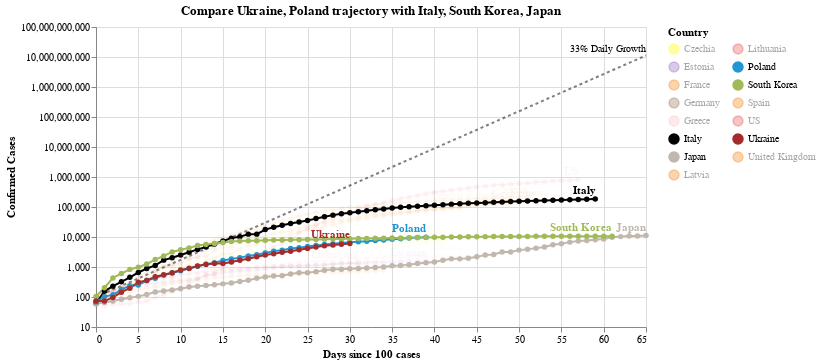

Notebook code cell kept with this figure:
### Code cell
#hide_input
chart2 = make_since_chart(['Ukraine', 'Poland'])
chart2

### Figure 1 — Vega-Lite specification as saved in the notebook (floating-point values rounded to 4 significant figures; data arrays with more than 128 entries replaced by an {"elided": "..."} marker saying what was removed)
{"config": {"view": {"continuousWidth": 400, "continuousHeight": 300}}, "layer": [{"mark": {"type": "line", "color": "black", "opacity": 0.5, "strokeDash": [3, 3]}, "encoding": {"x": {"type": "quantitative", "field": "Days since 100 cases"}, "y": {"type": "quantitative", "field": "Confirmed Cases"}}}, {"mark": {"type": "text", "align": "right", "dy": -6, "fontSize": 10, "text": "33% Daily Growth"}, "encoding": {"x": {"type": "quantitative", "field": "Days since 100 cases"}, "y": {"type": "quantitative", "field": "Confirmed Cases"}}, "transform": [{"filter": "(datum['Days since 100 cases'] >= 65)"}]}, {"data": {"name": "data-7528f0fd605737c8c22ed440105fd652"}, "mark": {"type": "line", "point": true}, "encoding": {"color": {"type": "nominal", "field": "Country", "legend": {"columns": 2}, "scale": {"domain": ["Czechia", "Estonia", "France", "Germany", "Greece", "Italy", "Japan", "Latvia", "Lithuania", "Poland", "South Korea", "Spain", "US", "Ukraine", "United Kingdom"], "range": ["yellow", "#9467bd", "#F58518", "#9D755D", "pink", "black", "#C1B7AD", "#F58518", "#E45756", "#2495D3", "#A1BA59", "#F58518", "#E45756", "brown", "#F58518"]}}, "opacity": {"condition": {"value": 1, "selection": "selector003"}, "value": 0.05}, "tooltip": [{"type": "nominal", "field": "Country"}, {"type": "temporal", "field": "Date"}, {"type": "quantitative", "field": "Confirmed Cases"}, {"type": "quantitative", "field": "Days since 100 cases"}], "x": {"type": "quantitative", "field": "Days since 100 cases"}, "y": {"type": "quantitative", "field": "Confirmed Cases", "scale": {"type": "log"}}}, "selection": {"selector003": {"type": "multi", "fields": ["Country"], "bind": "legend", "init": [{"Country": "Ukraine"}, {"Country": "Poland"}, {"Country": "Italy"}, {"Country": "South Korea"}, {"Country": "Japan"}]}}, "width": 550}, {"data": {"name": "data-7528f0fd605737c8c22ed440105fd652"}, "mark": {"type": "text", "align": "right", "dy": -8, "fontWeight": "bold"}, "encoding": {"color": {"type": "nominal", "field": "Country", "legend": {"columns": 2}, "scale": {"domain": ["Czechia", "Estonia", "France", "Germany", "Greece", "Italy", "Japan", "Latvia", "Lithuania", "Poland", "South Korea", "Spain", "US", "Ukraine", "United Kingdom"], "range": ["yellow", "#9467bd", "#F58518", "#9D755D", "pink", "black", "#C1B7AD", "#F58518", "#E45756", "#2495D3", "#A1BA59", "#F58518", "#E45756", "brown", "#F58518"]}}, "opacity": {"condition": {"value": 1, "selection": "selector003"}, "value": 0.05}, "text": {"type": "nominal", "field": "Country"}, "tooltip": [{"type": "nominal", "field": "Country"}, {"type": "temporal", "field": "Date"}, {"type": "quantitative", "field": "Confirmed Cases"}, {"type": "quantitative", "field": "Days since 100 cases"}], "x": {"type": "quantitative", "field": "Days since 100 cases"}, "y": {"type": "quantitative", "field": "Confirmed Cases", "scale": {"type": "log"}}}, "transform": [{"filter": "(datum['Date'] >= 1587427200000)"}], "width": 550}], "data": {"name": "data-1b8fffc793136e958ae29e63646d3c72"}, "title": "Compare Ukraine, Poland trajectory with Italy, South Korea, Japan", "$schema": "https://vega.github.io/schema/vega-lite/v4.0.2.json", "datasets": {"data-1b8fffc793136e958ae29e63646d3c72": [{"Days since 100 cases": 0, "Confirmed Cases": 100.0}, {"Days since 100 cases": 1, "Confirmed Cases": 133.0}, {"Days since 100 cases": 2, "Confirmed Cases": 176.9}, {"Days since 100 cases": 3, "Confirmed Cases": 235.3}, {"Days since 100 cases": 4, "Confirmed Cases": 312.9}, {"Days since 100 cases": 5, "Confirmed Cases": 416.2}, {"Days since 100 cases": 6, "Confirmed Cases": 553.5}, {"Days since 100 cases": 7, "Confirmed Cases": 736.1}, {"Days since 100 cases": 8, "Confirmed Cases": 979.1}, {"Days since 100 cases": 9, "Confirmed Cases": 1302.0}, {"Days since 100 cases": 10, "Confirmed Cases": 1732.0}, {"Days since 100 cases": 11, "Confirmed Cases": 2303.0}, {"Days since 100 cases": 12, "Confirmed Cases": 3064.0}, {"Days since 100 cases": 13, "Confirmed Cases": 4074.0}, {"Days since 100 cases": 14, "Confirmed Cases": 5419.0}, {"Days since 100 cases": 15, "Confirmed Cases": 7207.0}, {"Days since 100 cases": 16, "Confirmed Cases": 9586.0}, {"Days since 100 cases": 17, "Confirmed Cases": 12750.0}, {"Days since 100 cases": 18, "Confirmed Cases": 16960.0}, {"Days since 100 cases": 19, "Confirmed Cases": 22550.0}, {"Days since 100 cases": 20, "Confirmed Cases": 29990.0}, {"Days since 100 cases": 21, "Confirmed Cases": 39890.0}, {"Days since 100 cases": 22, "Confirmed Cases": 53060.0}, {"Days since 100 cases": 23, "Confirmed Cases": 70560.0}, {"Days since 100 cases": 24, "Confirmed Cases": 93850.0}, {"Days since 100 cases": 25, "Confirmed Cases": 124800.0}, {"Days since 100 cases": 26, "Confirmed Cases": 166000.0}, {"Days since 100 cases": 27, "Confirmed Cases": 220800.0}, {"Days since 100 cases": 28, "Confirmed Cases": 293700.0}, {"Days since 100 cases": 29, "Confirmed Cases": 390600.0}, {"Days since 100 cases": 30, "Confirmed Cases": 519500.0}, {"Days since 100 cases": 31, "Confirmed Cases": 690900.0}, {"Days since 100 cases": 32, "Confirmed Cases": 918900.0}, {"Days since 100 cases": 33, "Confirmed Cases": 1222000.0}, {"Days since 100 cases": 34, "Confirmed Cases": 1625000.0}, {"Days since 100 cases": 35, "Confirmed Cases": 2162000.0}, {"Days since 100 cases": 36, "Confirmed Cases": 2875000.0}, {"Days since 100 cases": 37, "Confirmed Cases": 3824000.0}, {"Days since 100 cases": 38, "Confirmed Cases": 5086000.0}, {"Days since 100 cases": 39, "Confirmed Cases": 6764000.0}, {"Days since 100 cases": 40, "Confirmed Cases": 8996000.0}, {"Days since 100 cases": 41, "Confirmed Cases": 11970000.0}, {"Days since 100 cases": 42, "Confirmed Cases": 15910000.0}, {"Days since 100 cases": 43, "Confirmed Cases": 21170000.0}, {"Days since 100 cases": 44, "Confirmed Cases": 28150000.0}, {"Days since 100 cases": 45, "Confirmed Cases": 37440000.0}, {"Days since 100 cases": 46, "Confirmed Cases": 49790000.0}, {"Days since 100 cases": 47, "Confirmed Cases": 66230000.0}, {"Days since 100 cases": 48, "Confirmed Cases": 88080000.0}, {"Days since 100 cases": 49, "Confirmed Cases": 117100000.0}, {"Days since 100 cases": 50, "Confirmed Cases": 155800000.0}, {"Days since 100 cases": 51, "Confirmed Cases": 207200000.0}, {"Days since 100 cases": 52, "Confirmed Cases": 275600000.0}, {"Days since 100 cases": 53, "Confirmed Cases": 366600000.0}, {"Days since 100 cases": 54, "Confirmed Cases": 487500000.0}, {"Days since 100 cases": 55, "Confirmed Cases": 648400000.0}, {"Days since 100 cases": 56, "Confirmed Cases": 862400000.0}, {"Days since 100 cases": 57, "Confirmed Cases": 1147000000.0}, {"Days since 100 cases": 58, "Confirmed Cases": 1525000000.0}, {"Days since 100 cases": 59, "Confirmed Cases": 2029000000.0}, {"Days since 100 cases": 60, "Confirmed Cases": 2698000000.0}, {"Days since 100 cases": 61, "Confirmed Cases": 3589000000.0}, {"Days since 100 cases": 62, "Confirmed Cases": 4773000000.0}, {"Days since 100 cases": 63, "Confirmed Cases": 6348000000.0}, {"Days since 100 cases": 64, "Confirmed Cases": 8443000000.0}, {"Days since 100 cases": 65, "Confirmed Cases": 11230000000.0}], "data-7528f0fd605737c8c22ed440105fd652": {"elided": "720 records"}}}
